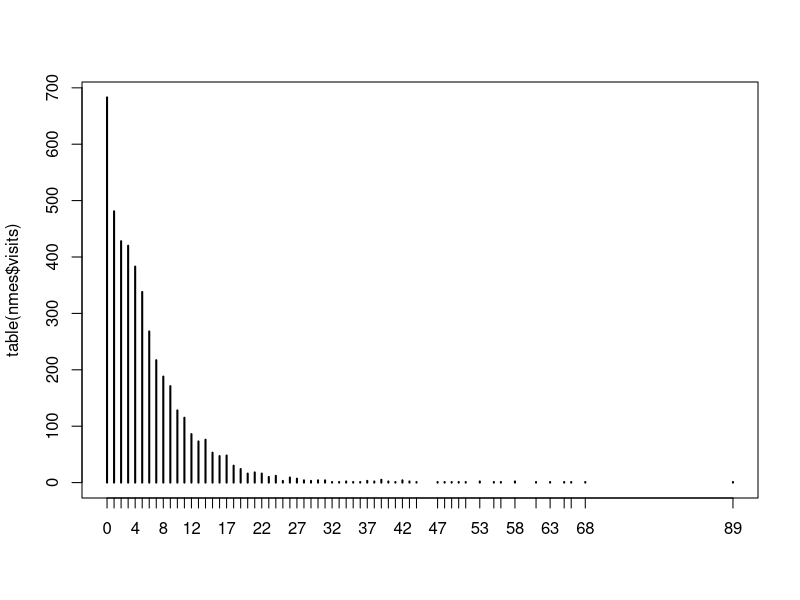

The R source for this figure:

library(pscl)

NMES1988 <- read.csv('week-4/data/NMES1988.txt')
nmes <- NMES1988[, c('visits','hospital','health','chronic','gender','school','insurance')]

plot(table(nmes$visits))

sum(nmes$visits < 1)

sum(nmes$visits > 50)

mod1 <- glm(visits ~ ., data = nmes, family = "poisson")

mu <- predict(mod1, type = "response")
exp <- sum(dpois(x = 0, lambda = mu))
round(exp)
sum(nmes$visits < 1)

mod.hurdle <- hurdle(visits ~ ., data = nmes)
# same as this:
# mod.hurdle <- hurdle(visits ~ ., data = nmes, dist = "poisson", zero.dist = "binomial")

summary(mod.hurdle)

sum(predict(mod.hurdle, type = "prob")[,1])

# First 5 expected counts
predict(mod.hurdle, type = "response")[1:5]

# ratio of non-zero probabilities
predict(mod.hurdle, type = "zero")[1:5]

# mean for untruncated process
predict(mod.hurdle, type = "count")[1:5]

# multiply ratio and mean
predict(mod.hurdle, type = "zero")[1:5] * predict(mod.hurdle, type = "count")[1:5]

# equals hurdle model expected count
predict(mod.hurdle, type = "response")[1:5]

mod.hurdle.nb <- hurdle(visits ~ ., data = nmes, dist = "negbin")

AIC(mod.hurdle)
AIC(mod.hurdle.nb) # lower is better

mod.hurdle.nb2 <- hurdle(visits ~ . | gender + insurance, data = nmes, dist = "negbin")

AIC(mod.hurdle.nb2)
